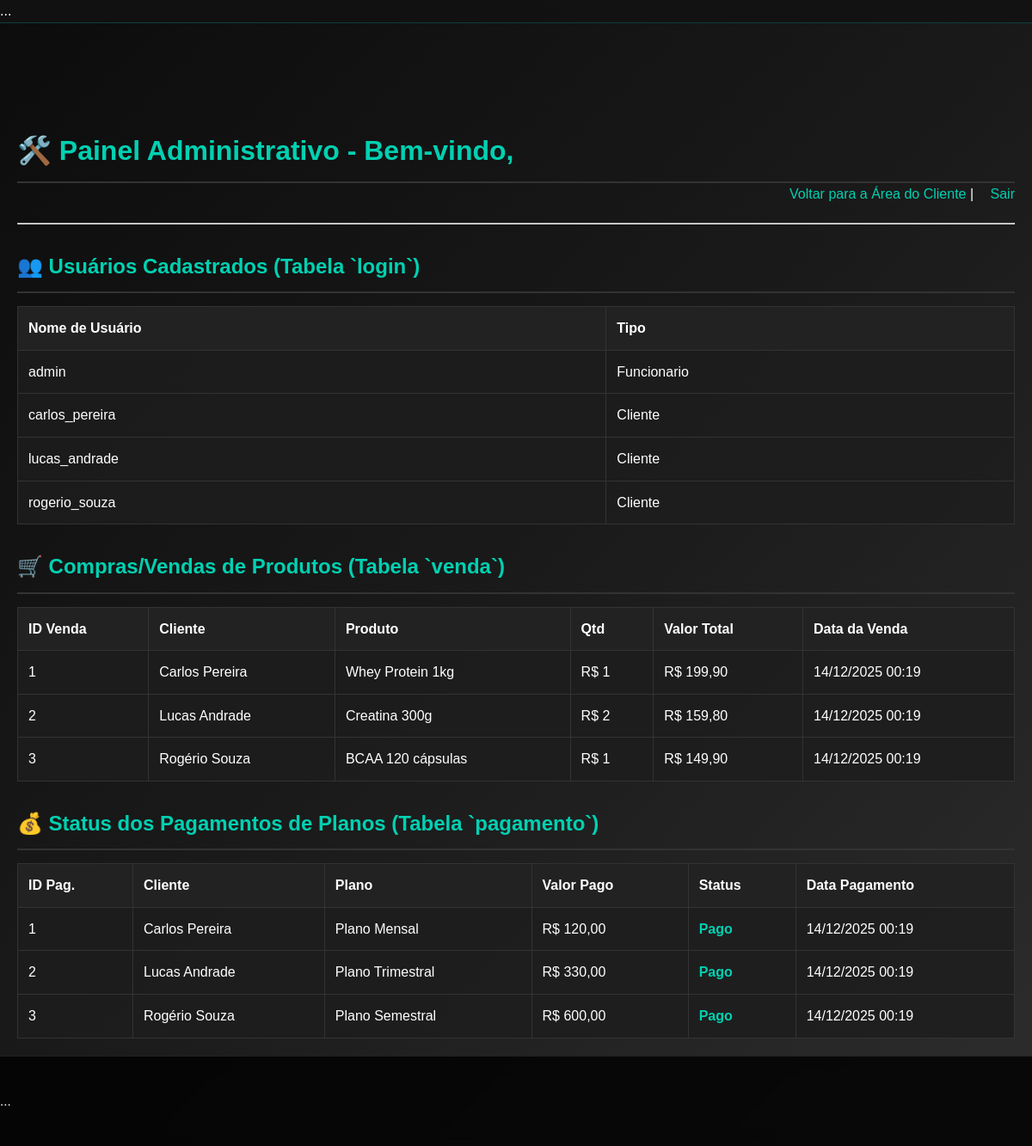
The app's page /Painel_Administrativo.php (signed in) with its own data.
### tables this page shows
CREATE TABLE venda (
    id_venda INT AUTO_INCREMENT PRIMARY KEY,
    id_cliente INT NOT NULL,
    id_produtos INT NOT NULL,
    quantidade INT NOT NULL,
    data_venda DATETIME DEFAULT CURRENT_TIMESTAMP,
    valor_total DECIMAL(10,2) NOT NULL
);

CREATE TABLE cliente (
    id_cliente INT AUTO_INCREMENT PRIMARY KEY,
    nome_cliente VARCHAR(255) NOT NULL,
    email VARCHAR(255) NOT NULL UNIQUE,
    endereco VARCHAR(200) NOT NULL,
    telefone VARCHAR(20) NOT NULL,
    genero VARCHAR(10) NOT NULL,
    cpf VARCHAR(15) NOT NULL UNIQUE,
    status VARCHAR(20) DEFAULT 'ativo',
    data_cadastro TIMESTAMP DEFAULT CURRENT_TIMESTAMP
);

CREATE TABLE produtos (
    id_produtos INT AUTO_INCREMENT PRIMARY KEY,
    nome_produto VARCHAR(255) NOT NULL,
    tipo_produto VARCHAR(100) NOT NULL,
    categoria VARCHAR(100),
    preco DECIMAL(10,2) NOT NULL,
    quantidade_estoque INT NOT NULL DEFAULT 0,
    url_imagem VARCHAR(500),
    descricao TEXT,
    status ENUM('ativo', 'inativo') DEFAULT 'ativo',
    created_at TIMESTAMP DEFAULT CURRENT_TIMESTAMP,
    updated_at TIMESTAMP DEFAULT CURRENT_TIMESTAMP ON UPDATE CURRENT_TIMESTAMP
);

CREATE TABLE pagamento (
    id_pagamento INT AUTO_INCREMENT PRIMARY KEY,
    id_cliente INT NOT NULL,
    id_planos INT NOT NULL,
    data_pagamento DATETIME DEFAULT CURRENT_TIMESTAMP,
    valor_pago DECIMAL(7,2) NOT NULL,
    status_pagamento ENUM('pago', 'pendente') DEFAULT 'pendente',
    id_forma_pagamento INT
);

CREATE TABLE planos (
    id_planos INT AUTO_INCREMENT PRIMARY KEY,
    nome_planos VARCHAR(255) NOT NULL,
    descricao VARCHAR(255) NOT NULL,
    valor DECIMAL(7,2) NOT NULL,
    id_cliente INT,
    id_funcionario INT,
    created_at TIMESTAMP DEFAULT CURRENT_TIMESTAMP
);

### Painel_Administrativo.php (the view, shortened to what this page needs)
<?php
$conn = Connection::getInstance();
function listarUsuarios($conn) {
    $stmt = $conn->query("SELECT nome_usuario, tipo_usuario FROM login ORDER BY nome_usuario");
    return $stmt->fetchAll(PDO::FETCH_ASSOC);
}
function listarVendas($conn) {
    $sql = "SELECT
                v.id_venda,
                c.nome_cliente,
                p.nome_produto,
                v.quantidade,
                v.valor_total,
                v.data_venda
            FROM venda v
            JOIN cliente c ON v.id_cliente = c.id_cliente
            JOIN produtos p ON v.id_produtos = p.id_produtos
            ORDER BY v.data_venda DESC";
    $stmt = $conn->query($sql);
    return $stmt->fetchAll(PDO::FETCH_ASSOC);
}
function listarPagamentos($conn) {
    $sql = "SELECT
                p.id_pagamento,
                c.nome_cliente,
                pl.nome_planos,
                p.valor_pago,
                p.status_pagamento,
                p.data_pagamento
            FROM pagamento p
            JOIN cliente c ON p.id_cliente = c.id_cliente
            JOIN planos pl ON p.id_planos = pl.id_planos
            ORDER BY p.data_pagamento DESC";
    $stmt = $conn->query($sql);
    return $stmt->fetchAll(PDO::FETCH_ASSOC);
}
$usuarios = listarUsuarios($conn);
$vendas = listarVendas($conn);
$pagamentos = listarPagamentos($conn);
?>
<!DOCTYPE html>
<html lang="pt-br">
<head>
    <link rel="stylesheet" href="assets/css/login.css">
</head>
<body>
    <header class="techfit-header">...</header>
    <div class="container-admin">
        <h1>🛠️ Painel Administrativo - Bem-vindo, <?php echo $nome_usuario_logado; ?></h1>
        <div class="actions">
            <a href="index.php">Voltar para a Área do Cliente</a> |
            <a href="?logout=true">Sair</a>
        </div>
        <hr>
        <h2>👥 Usuários Cadastrados (Tabela `login`)</h2>
        <table>
            <thead>
                <tr>
                    <th>Nome de Usuário</th>
                    <th>Tipo</th>
                </tr>
            </thead>
            <tbody>
                <?php foreach ($usuarios as $usuario): ?>
                    <tr>
                        <td><?php echo htmlspecialchars($usuario['nome_usuario']); ?></td>
                        <td><?php echo htmlspecialchars(ucfirst($usuario['tipo_usuario'])); ?></td>
                    </tr>
                <?php endforeach; ?>
            </tbody>
        </table>
        <h2>🛒 Compras/Vendas de Produtos (Tabela `venda`)</h2>
        <table>
            <thead>
                <tr>
                    <th>ID Venda</th>
                    <th>Cliente</th>
                    <th>Produto</th>
                    <th>Qtd</th>
                    <th>Valor Total</th>
                    <th>Data da Venda</th>
                </tr>
            </thead>
            <tbody>
                <?php foreach ($vendas as $venda): ?>
                    <tr>
                        <td><?php echo htmlspecialchars($venda['id_venda']); ?></td>
                        <td><?php echo htmlspecialchars($venda['nome_cliente']); ?></td>
                        <td><?php echo htmlspecialchars($venda['nome_produto']); ?></td>
                        <td>R$ <?php echo number_format($venda['quantidade'], 0, ',', '.'); ?></td>
                        <td>R$ <?php echo number_format($venda['valor_total'], 2, ',', '.'); ?></td>
                        <td><?php echo date('d/m/Y H:i', strtotime($venda['data_venda'])); ?></td>
                    </tr>
                <?php endforeach; ?>
            </tbody>
        </table>
        <h2>💰 Status dos Pagamentos de Planos (Tabela `pagamento`)</h2>
        <table>
            <thead>
                <tr>
                    <th>ID Pag.</th>
                    <th>Cliente</th>
                    <th>Plano</th>
                    <th>Valor Pago</th>
                    <th>Status</th>
                    <th>Data Pagamento</th>
                </tr>
            </thead>
            <tbody>
                <?php foreach ($pagamentos as $pagamento): ?>
                    <tr>
                        <td><?php echo htmlspecialchars($pagamento['id_pagamento']); ?></td>
                        <td><?php echo htmlspecialchars($pagamento['nome_cliente']); ?></td>
                        <td><?php echo htmlspecialchars($pagamento['nome_planos']); ?></td>
                        <td>R$ <?php echo number_format($pagamento['valor_pago'], 2, ',', '.'); ?></td>
                        <td class="<?php echo $pagamento['status_pagamento']; ?>">
                            <?php echo htmlspecialchars(ucfirst($pagamento['status_pagamento'])); ?>
                        </td>
                        <td><?php echo date('d/m/Y H:i', strtotime($pagamento['data_pagamento'])); ?></td>
                    </tr>
                <?php endforeach; ?>
            </tbody>
        </table>
    </div>
    <footer class="main-footer">...</footer>
</body>
</html>

### login.css (style rules this page uses)
:root { --cor-ciano-principal: #00D1B2; --cor-fundo-escuro: #121212; --cor-card-escuro: rgba(30, 30, 30, 0.85); --cor-card-claro: rgba(230, 230, 230, 0.6); --cor-texto-primario: #FFFFFF; --cor-texto-secundario: #B3B3B3; --cor-check: #00D1B2; --cor-cross: #F14668; --font-principal: 'Poppins', sans-serif; --header-bg: rgba(18, 18, 18, 0.95); --header-border: rgba(0, 240, 225, 0.2); --nav-hover: #00f0e1; --nav-text: #ffffff; --nav-text-muted: #b0b0b0; }
* { margin: 0; padding: 0; box-sizing: border-box; }
body { font-family: var(--font-principal); background: linear-gradient(135deg, #0c0c0c 0%, #1a1a1a 50%, #2d2d2d 100%); color: var(--cor-texto-primario); line-height: 1.6; min-height: 100vh; position: relative; }
body::before { content: ''; position: fixed; top: 0; left: 0; width: 100%; height: 100%; background: url('https://images.unsplash.com/photo-1571902943202-507ec2618e8f?q=80&w=2787&auto=format&fit=crop') center/cover no-repeat; opacity: 0.3; z-index: -1; }
.techfit-header { position: fixed; top: 0; left: 0; width: 100%; background: var(--header-bg); backdrop-filter: blur(20px); border-bottom: 1px solid var(--header-border); z-index: 1000; padding: 0; transition: all 0.3s ease; }
.main-footer { background: rgba(0, 0, 0, 0.8); padding: 40px 0; font-size: 0.95rem; backdrop-filter: blur(10px); border-top: 1px solid rgba(255, 255, 255, 0.1); }

### Painel_Administrativo.php (style rules this page uses)
body { padding-top: 100px; }
.container-admin { max-width: 1200px; margin: 0 auto; padding: 20px; }
h1, h2 { color: var(--cor-ciano-principal); border-bottom: 2px solid #333; padding-bottom: 10px; margin-top: 30px; }
table { width: 100%; border-collapse: collapse; margin-top: 15px; background-color: var(--cor-card-escuro); color: var(--cor-texto-primario); }
th, td { border: 1px solid #333; padding: 12px; text-align: left; }
th { background-color: #222; }
.pago { color: var(--cor-ciano-principal); font-weight: bold; }
.actions { margin-bottom: 20px; text-align: right; }
.actions a { color: var(--cor-ciano-principal); margin-left: 15px; text-decoration: none; }

### records on screen
venda: id_venda "1", id_cliente.nome_cliente "Carlos Pereira", id_produtos.nome_produto "Whey Protein 1kg", quantidade "1", valor_total "199,90", data_venda "14/12/2025 00:19"
venda: id_venda "2", id_cliente.nome_cliente "Lucas Andrade", id_produtos.nome_produto "Creatina 300g", quantidade "2", valor_total "159,80", data_venda "14/12/2025 00:19"
venda: id_venda "3", id_cliente.nome_cliente "Rogério Souza", id_produtos.nome_produto "BCAA 120 cápsulas", quantidade "1", valor_total "149,90", data_venda "14/12/2025 00:19"
pagamento: id_pagamento "1", id_cliente.nome_cliente "Carlos Pereira", id_planos.nome_planos "Plano Mensal", valor_pago "120,00", status_pagamento "Pago", data_pagamento "14/12/2025 00:19"
pagamento: id_pagamento "2", id_cliente.nome_cliente "Lucas Andrade", id_planos.nome_planos "Plano Trimestral", valor_pago "330,00", status_pagamento "Pago", data_pagamento "14/12/2025 00:19"
pagamento: id_pagamento "3", id_cliente.nome_cliente "Rogério Souza", id_planos.nome_planos "Plano Semestral", valor_pago "600,00", status_pagamento "Pago", data_pagamento "14/12/2025 00:19"

### other values on screen
$usuario['nome_usuario'] "admin"
$usuario['tipo_usuario'] "Funcionario"
$usuario['nome_usuario'] "carlos_pereira"
$usuario['tipo_usuario'] "Cliente"
$usuario['nome_usuario'] "lucas_andrade"
$usuario['nome_usuario'] "rogerio_souza"
